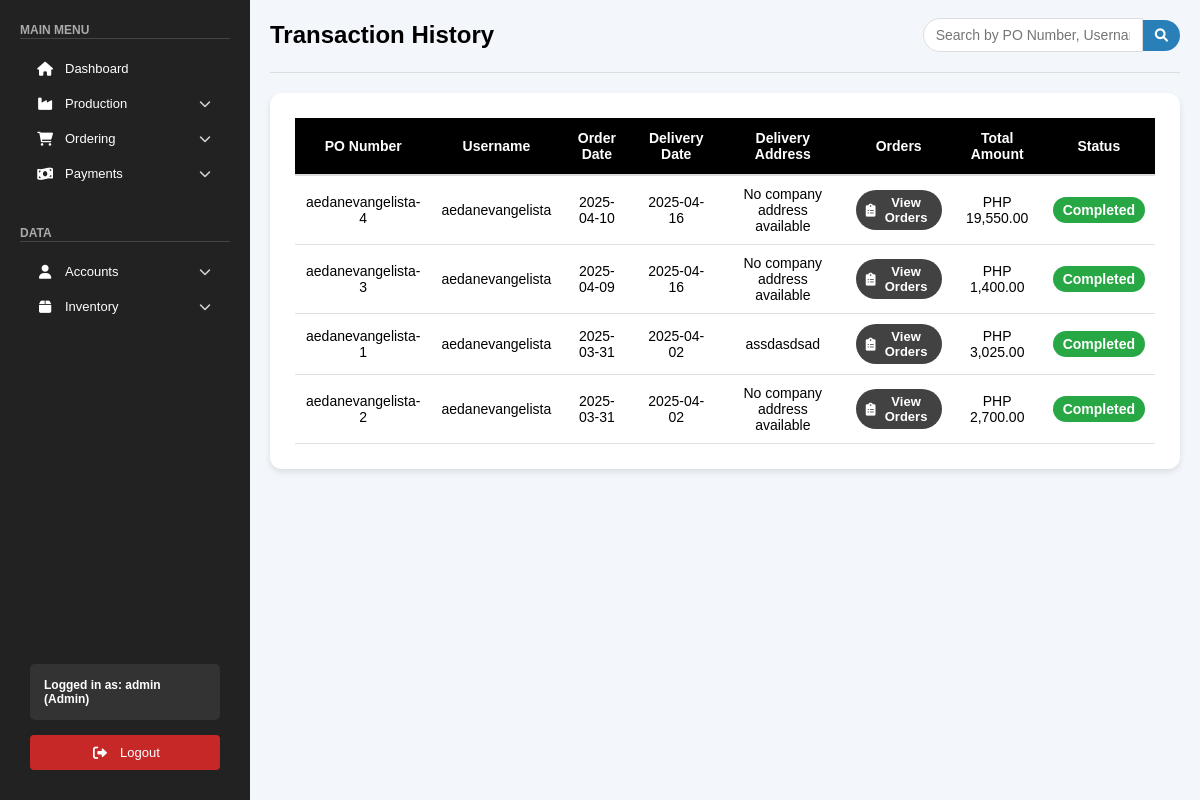
/public/pages/order_history.php (signed in), run on an earlier commit of the app's database.
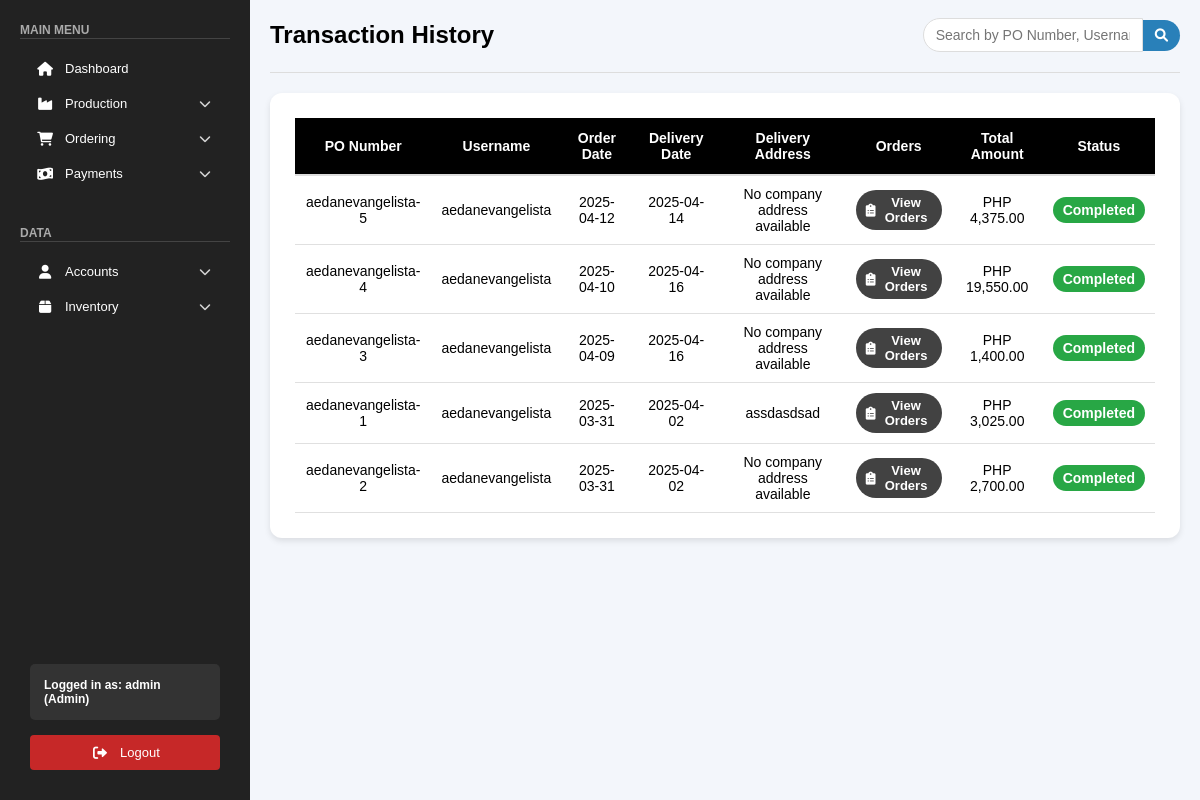
And on a later commit of the database.
### tables this page shows
CREATE TABLE `orders` (
  `id` int(11) NOT NULL,
  `po_number` varchar(255) NOT NULL,
  `username` varchar(255) NOT NULL,
  `order_date` date NOT NULL,
  `delivery_date` date NOT NULL,
  `delivery_address` varchar(255) DEFAULT NULL,
  `orders` longtext DEFAULT NULL CHECK (json_valid(`orders`)),
  `total_amount` decimal(10,2) NOT NULL,
  `status` enum('Pending','Active','Rejected','Completed') NOT NULL DEFAULT 'Pending',
  `contact_number` varchar(20) DEFAULT NULL,
  `special_instructions` text DEFAULT NULL,
  `payment_method` varchar(50) DEFAULT NULL,
  `subtotal` decimal(10,2) DEFAULT 0.00,
  `delivery_fee` decimal(10,2) DEFAULT 0.00,
  `progress` int(11) DEFAULT 0,
  `completed_items` longtext DEFAULT NULL,
  `item_progress_data` longtext DEFAULT NULL,
  `quantity_progress_data` longtext DEFAULT NULL,
  `item_progress_percentages` longtext DEFAULT NULL
);

### public/pages/order_history.php (the view, shortened to what this page needs)
<?php
include "../../backend/check_role.php";
$orders = [];
$sql = "SELECT po_number, username, order_date, delivery_date, delivery_address, orders, total_amount, status
        FROM orders
        WHERE status = 'Completed'
        ORDER BY order_date DESC";
$result = $conn->query($sql);
if ($result && $result->num_rows > 0) {
    while ($row = $result->fetch_assoc()) {
        $orders[] = $row;
    }
}
?>
<!DOCTYPE html>
<html lang="en">
<head>
    <link rel="stylesheet" href="/css/orders.css">
    <link rel="stylesheet" href="/css/sidebar.css">
    <link rel="stylesheet" href="https://cdnjs.cloudflare.com/ajax/libs/font-awesome/6.0.0/css/all.min.css">
</head>
<body>
    <?php include '../sidebar.php'; ?>
    <div class="main-content">
        <div class="orders-header">
            <h1>Transaction History</h1>
            <div class="search-container">
                <input type="text" id="searchInput" placeholder="Search by PO Number, Username, or Order Date...">
                <button class="search-btn"><i class="fas fa-search"></i></button>
            </div>
        </div>
        <div class="orders-table-container">
            <table class="orders-table">
                <thead>
                    <tr>
                        <th>PO Number</th>
                        <th>Username</th>
                        <th>Order Date</th>
                        <th>Delivery Date</th>
                        <th>Delivery Address</th>
                        <th>Orders</th>
                        <th>Total Amount</th>
                        <th>Status</th>
                    </tr>
                </thead>
                <tbody>
                    <?php if (count($orders) > 0): ?>
                        <?php foreach ($orders as $order): ?>
                            <tr>
                                <td><?= htmlspecialchars($order['po_number']) ?></td>
                                <td><?= htmlspecialchars($order['username']) ?></td>
                                <td><?= htmlspecialchars($order['order_date']) ?></td>
                                <td><?= htmlspecialchars($order['delivery_date']) ?></td>
                                <td><?= htmlspecialchars($order['delivery_address']) ?></td>
                                <td>
                                    <button class="view-orders-btn"
                                            onclick="viewOrderDetails('<?= htmlspecialchars($order['orders']) ?>', '<?= htmlspecialchars($order['po_number']) ?>', '<?= htmlspecialchars($order['username']) ?>', '<?= htmlspecialchars($order['delivery_address']) ?>')">
                                        <i class="fas fa-clipboard-list"></i>
                                            View Orders
                                    </button>
                                </td>
                                <td>PHP <?= htmlspecialchars(number_format($order['total_amount'], 2)) ?></td>
                                <td><span class="status-badge status-completed">Completed</span></td>
                            </tr>
                        <?php endforeach; ?>
                    <?php else: ?>
                        <tr>
                            <td colspan="8" class="no-orders">No completed transactions found.</td>
                        </tr>
                    <?php endif; ?>
                </tbody>
            </table>
        </div>
    </div>
</body>
</html>

What changed in the data, as far as the page shows it:
now on this page (row edited): orders: po_number "aedanevangelista-5", username "aedanevangelista", order_date "2025-04-12", delivery_date "2025-04-14", delivery_address "No company address available", total_amount "4,375.00"
